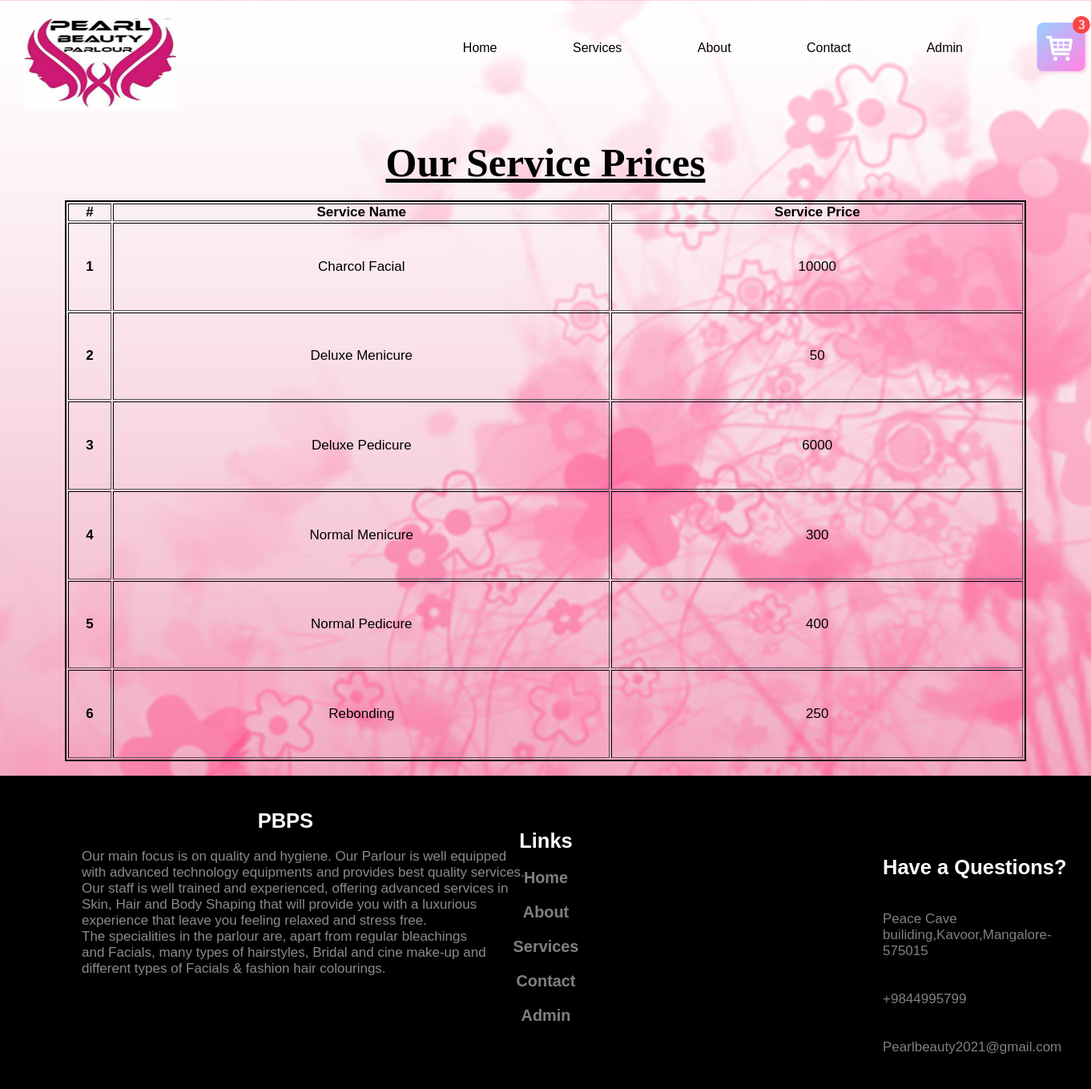
/services.php, run on the app's committed database.
### tables this page shows
CREATE TABLE `tblservices` (
  `ID` int(10) NOT NULL,
  `ServiceName` varchar(200) DEFAULT NULL,
  `Cost` int(10) DEFAULT NULL,
  `CreationDate` timestamp NULL DEFAULT current_timestamp()
);

CREATE TABLE `tblpage` (
  `ID` int(10) NOT NULL,
  `PageType` varchar(200) DEFAULT NULL,
  `PageTitle` mediumtext DEFAULT NULL,
  `PageDescription` mediumtext DEFAULT NULL,
  `Email` varchar(200) DEFAULT NULL,
  `MobileNumber` bigint(10) DEFAULT NULL,
  `UpdationDate` date DEFAULT NULL,
  `Timing` varchar(200) NOT NULL
);

### services.php (the view, shortened to what this page needs)
<?php
include('includes/dbconnection.php');
  ?>
<!DOCTYPE html>
<html lang="en">
  <head>
    </head>
	<body style="background-image: url(images/contact.jpg); background-position:right; background-blend-mode:lighten;">
	<section >
	 <?php include_once('includes/header.php');?>
</section>
          <div>
            <u><h1 align="center"  style="color:black;font-family:Brush Script MT ;font-size:50px; " class="mb-4">Our Service Prices</h1></u><br>
          </div>
        <div align="center" style="vertical-align:bootom">
            <table border="1px" height="700" width="1200" style="color:black ;border:2px solid black;font-size:17px;"> <thead>
			<tr align="center"> <th>#</th> <th align="center">Service Name</th> <th align="center">Service Price</th> </tr> </thead> <tbody>
<?php
$ret=mysqli_query($con,"select *from  tblservices");
$cnt=1;
while ($row=mysqli_fetch_array($ret)) {
?>
             <tr align="center"> <th scope="row"><?php echo $cnt;?></th>
			 <td align="center"><?php  echo $row['ServiceName'];?></td>
			 <td align="center"><?php  echo $row['Cost'];?></td> </tr>
			 <?php
$cnt=$cnt+1;
}
?>
</tbody> </table>
			</div>
    <?php include_once('includes/footer.php');?>
  </body>
</html>

### includes/footer.php (shortened to what this page needs)
 <?php
include('includes/dbconnection.php');
?>
<head>
<link rel="stylesheet" href="includes/stylef.css">
</head>
<br>
 <footer class="footer">
		  <div  class="footer-1">
		  <br>&nbsp&nbsp&nbsp&nbsp&nbsp&nbsp&nbsp&nbsp&nbsp&nbsp
		  <h2>&nbsp&nbsp&nbsp&nbsp&nbsp&nbsp&nbsp&nbsp&nbsp&nbsp
		  &nbsp&nbsp&nbsp&nbsp&nbsp&nbsp&nbsp&nbsp&nbsp&nbsp&nbsp&nbsp&nbsp&nbsp&nbsp&nbsp&nbsp&nbsp&nbsp
		  PBPS</h2><br>
     <?php
$ret=mysqli_query($con,"select * from tblpage where PageType='aboutus' ");
while ($row=mysqli_fetch_array($ret)) {
?>
              <p >Our main focus is on quality and hygiene. Our Parlour is well equipped <br>
			  with advanced technology equipments and provides best quality services.<br>
			  Our staff is well trained and experienced, offering advanced services in <br>
			  Skin, Hair and Body Shaping that will provide you with a luxurious <br>
			  experience that leave you feeling relaxed and stress free. <br>
			  The specialities in the parlour are, apart from regular bleachings<br>
			  and Facials, many types of hairstyles, Bridal and cine make-up and<br>
			  different types of Facials &amp; fashion hair colourings.</p><?php } ?>
            </div>
          <div class="footer-2" style="margin-top:-15%">
              <h2 >Links</h2><br>
              <ul>
                <li ><a href="index.php" style="color:gray" ><h3>Home</h3></a></li><br>
                <li><a href="about.php" style="color:gray"><h3>About</h3></a></li><br>
                <li><a href="services.php" style="color:gray"><h3>Services</h3></a></li><br>
                <li><a href="contact.php" style="color:gray"><h3>Contact</h3></a></li><br>
                <li><a href="admin/index.php" style="color:gray"><h3>Admin</h3></a></li>
              </ul>
            </div>
            <div  class="footer-3"  style="margin-top:-17%">
            	<h2>Have a Questions?</h2><br>
                <?php
$ret=mysqli_query($con,"select * from tblpage where PageType='contactus' ");
while ($row=mysqli_fetch_array($ret)) {
?>
	              <ul>
	                <li><span class="icon icon-map-marker"></span><br> <span class="text"  style="color:gray" ><?php  echo $row['PageDescription'];?></span></li><br>
	                <li><a href="#"><span class="icon icon-phone"></span><br><span class="text"  style="color:gray">+<?php  echo $row['MobileNumber'];?></span></a></li><br>
	                <li><a href="#"><span class="icon icon-envelope"></span><br><span class="text" style="color:gray"><?php  echo $row['Email'];?></span></a></li><br>
	              </ul>
               <?php } ?>
            </div>
    </footer>

### includes/style.css (style rules this page uses)
body { color:black; background-size:cover; background-position:center; font-family:sans-serif; }
* { margin:0; padding:0; }

### includes/stylef.css (style rules this page uses)
.footer { background-color:#000; color:#8a8a8a; font-size:1px; padding:2px; }
.footer h2 { color:white; }
.footer-1,.footer-2,.footer-3 { min-width:250px; margin-bottom:20px; }
.footer-1 { padding-left:100px; flex-basis:30%; font-size:17px; }
.footer-2 { flex:10%; text-align:center; padding-left:1px; font-size:17px; }
.footer-3 { flex:100%; padding-left:1100px; font-size:20px; font-size:17px; }
ul { list-style-type:none; }
a:link { color:green; background-color:transparent; text-decoration:none; }

### data on the page
tblservices: ServiceName "Charcol Facial", Cost "10000"
tblservices: ServiceName "Deluxe Menicure", Cost "50"
tblservices: ServiceName "Deluxe Pedicure", Cost "6000"
tblservices: ServiceName "Normal Menicure", Cost "300"
tblservices: ServiceName "Normal Pedicure", Cost "400"
tblservices: ServiceName "Rebonding", Cost "250"
tblpage: PageDescription "Peace Cave builiding,Kavoor,Mangalore-575015", MobileNumber "9844995799", Email "Pearlbeauty2021@gmail.com"
